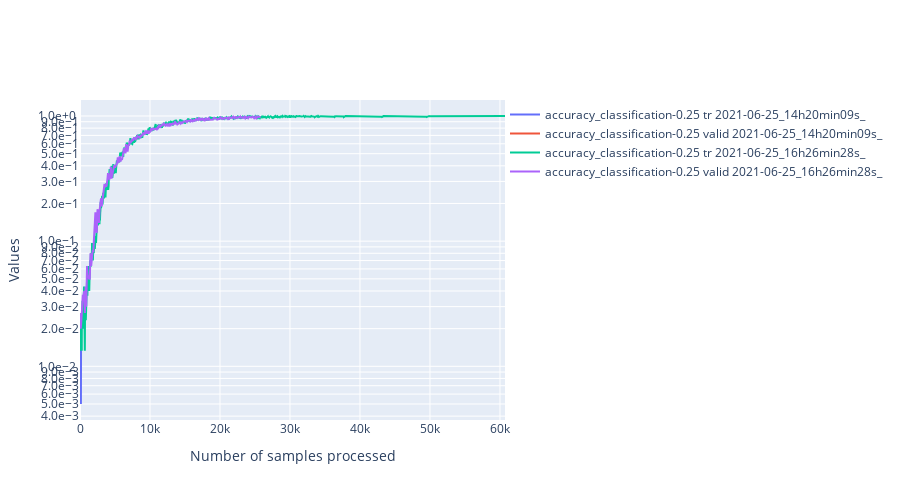

Notebook source saved alongside this figure:
### Code cell
filtered_dataframe = data.df
import ipywidgets as widgets
class PersoToggleButton(widgets.ToggleButton):
    def __init__(self,name=None,*args,**kargs):
        super(PersoToggleButton, self).__init__(*args,**kargs)
        self.name = name

compute_width = lambda value:f"{max(len(str(value)) * 12, 60) + 20}px"
list_vertical_widgets = []
dico_changing_widgets_metadata = {}
list_changing_widgets_metrics = []
list_changing_widgets_tr_valid = []
# Widgets for the metadata ------------------------------------------------------------------
label_metadata_filter = "Metadata"
llocalvertwidgets = []
dico_changing_widgets_reorganized = {"metadata":{},"metrics":{},"mode":{}}
for metadata_name in df.columns:

    if metadata_name == "folder_id":
        continue
    possible_values = df[metadata_name].unique()
    label = widgets.Label(metadata_name)
    dico_changing_widgets_reorganized["metadata"][metadata_name] = {str(value):PersoToggleButton(
        value=True,
        description=str(value),
        disabled=False,
        button_style='', # 'success', 'info', 'warning', 'danger' or ''
        tooltip='',
        icon='check',
        layout = widgets.Layout(width = compute_width(value), margin='0px 0px 0px 0px'),
        name="metadata|"+metadata_name
    ) for value in possible_values}

    possibilities = list(dico_changing_widgets_reorganized["metadata"][metadata_name].values())
    dico_changing_widgets_metadata[metadata_name] = possibilities
    box = widgets.HBox(layout=widgets.Layout(width='100%',display='inline-flex',flex_flow='row wrap'),width='100%')
    box.overflow_x = 'auto'
    box.children = [label]+possibilities
    llocalvertwidgets.append(box)

box = widgets.VBox(width='100%')
box.children = llocalvertwidgets
list_vertical_widgets.append(box)
# Widgets to select metrics ---------------------------------------------------------------
label_metrics_filter = "Metrics"
dico_changing_widgets_reorganized["metrics"] = {str(metric_name):PersoToggleButton(
        value=True,
        description=metric_name,
        disabled=False,
        button_style='', # 'success', 'info', 'warning', 'danger' or ''
        tooltip='',
        icon='check',
        layout = widgets.Layout(width = compute_width(metric_name), margin='0px 0px 0px 0px'),
        name="metrics"
    )
    for metric_name in available_metrics}
possibilities = list(dico_changing_widgets_reorganized["metrics"].values())
list_changing_widgets_metrics = possibilities
box = widgets.HBox(layout=widgets.Layout(width='100%',display='inline-flex',flex_flow='row wrap'),width='100%')
box.overflow_x = 'auto'
box.children = possibilities
list_vertical_widgets.append(box)

# widgets to select tr or valid ----------------------------------------------------------
label_tr_valid_filter = "Mode_of_training"
possibilities = [PersoToggleButton(
        value=True,
        description=mode,
        disabled=False,
        button_style='', # 'success', 'info', 'warning', 'danger' or ''
        tooltip='',
        icon='check',
        layout = widgets.Layout(width = compute_width(mode), margin='0px 0px 0px 0px'),
        name="mode"
    )
    for mode in ["tr","valid"]]
list_changing_widgets_tr_valid = possibilities
box = widgets.HBox(layout=widgets.Layout(width='100%',display='inline-flex',flex_flow='row wrap'),width='100%')
box.overflow_x = 'auto'
box.children = possibilities
list_vertical_widgets.append(box)

titles = ["Metadata", "Metrics","Mode_of_training"]
l = []
for i,[item,title] in enumerate((zip(list_vertical_widgets,titles))):
    accordion = widgets.Accordion(children=[item],titles=(title,))
    accordion.set_title(0,title)
    accordion.selected_index = 0
    if i == 0:
        accordion.selected_index = None
    l.append(accordion)
# widget for moving average
moving_average = widgets.IntText(
    value=100,
    description='mean_window',
    disabled=False
)
# widget to toggle log scale for the y axis
y_log_scale = widgets.ToggleButton(
        value=True,
        description="logy",
        disabled=False,
        button_style='', # 'success', 'info', 'warning', 'danger' or ''
        tooltip='',
        icon='check',
        layout = widgets.Layout(width = compute_width("logy"), margin='0px 0px 0px 0px')
    )

global_box = widgets.VBox(l+[moving_average,y_log_scale])

# Handlers --------------------------------------------------------------------------------------
from IPython.display import display,clear_output
import plotly.graph_objects as go
import main.src.analysis.tools as tls

def filter_metrics(runs):
    global states
    new_dico = {}
    for f,dico in dico_metrics.items():
        if f not in runs:
            continue
        new_dico[f] = {}
        for metric_name,list_values in dico.items():
            if states["metrics"][metric_name] is True:
                new_dico[f][metric_name] = list_values
    return new_dico
def plot(dico_vals,filtered_dataframe):
    global states
    import numpy as np
    list_scatters = []
    import matplotlib.pyplot as plt
    for run,dico_metrics in dico_vals.items():
        line_dataframe = filtered_dataframe[filtered_dataframe["folder_id"] == run]
        batch_size_tr = line_dataframe["tr_batch_size"].values[0]
        batch_size_valid = line_dataframe["valid_batch_size"].values[0]
        for metric_name,metric_values in dico_metrics.items():
            if metric_name == "loss":
                metric_name = "loss_"+filtered_dataframe[filtered_dataframe["folder_id"] == run]["loss"].values[0]
                access_name = "_loss"
            else:
                access_name = "_values"
            global states
            for mode,state in states["mode"].items():
                if state is False:
                    continue
                batch_size = batch_size_tr if mode == "tr" else batch_size_valid
                if "loss" in metric_name:
                    access_name1 = "attr_"+mode+access_name
                else:
                    access_name1 = mode + access_name
                v = metric_values[access_name1]
                window = int(moving_average.value/batch_size)
                new_values = []
                for i in range(len(v)-window):
                    new_values.append(np.mean(v[i:min(i+window,len(v))]))
                v = np.array(new_values)
                x = np.arange(0,v.shape[0]) * batch_size
                x = pd.Series(x)
                v = pd.Series(v)
                graph = go.Scatter(x=x,y=v,mode='lines',name=f"{metric_name} {mode} {run}",
                                   hovertemplate='Sample n°: %{x}'+f'<br>{metric_name} {mode}<br>{run}:'+' %{y}')
                list_scatters.append(graph)
    plt.clf()
    fig = go.Figure(
        data=list_scatters,
        layout=go.Layout(
            title=go.layout.Title(text=""),
            xaxis_title="Number of samples processed",
            yaxis_title="Values",
            legend=dict(
                orientation="h",
                y=1,
                x=1
            ),
            yaxis={'tickformat':'.1e',},
            width=900,
            height = 500
        ),
    )
    if states["others"]["logy"] is True:
        fig.update_yaxes(type="log")
    clear_output()
    display(global_box)
    fig.show()
states = {"others":{"mean_window":moving_average.value,"logy":False},
          "mode":{"tr":False,"valid":False},
          "metrics":{k:False for k in available_metrics},
          "metadata":{k:{
              str(k1):False for k1 in df[k].unique()
          } for k in df.columns}
          }
def handler(v):
    global query
    if v["name"] == "disabled":
        return
    global states
    try:
        name = "others"
        try:
            name = v["owner"].name
        except:
            pass
        name = name.split("|")
        try:
            new_val = not(v["new"]["value"])
        except:
            new_val = not(v["new"])
    except Exception as e:
        return
    if len(name) == 2:
        states[name[0]][name[1]][v["owner"].description] = not(states[name[0]][name[1]][v["owner"].description])
    else:
        states[name[0]][v["owner"].description] = not(states[name[0]][v["owner"].description])
    runs = filtered_dataframe["folder_id"].unique()
    dico_vals = filter_metrics(runs)
    plot(dico_vals,filtered_dataframe)
    try:
        print(dico_vals['2021-06-20_17h39min55s_']["mae"])
    except:
        pass
    print(metric_name)

for name,liste_w in dico_changing_widgets_metadata.items():
    for w in liste_w:
        w.observe(handler)
for w in list_changing_widgets_metrics:
    w.observe(handler)
list_changing_widgets_metrics[-1].value = True
for w in list_changing_widgets_tr_valid:
    w.observe(handler)
for w in [moving_average,y_log_scale]:
    w.observe(handler)
global_box

### Figure 1 — Plotly figure (JSON) as saved in the notebook; plotly's stock layout.template omitted (floating-point values rounded to 4 significant figures; data arrays with more than 128 entries replaced by an {"elided": "..."} marker saying what was removed)
{"data": [{"hovertemplate": "Sample n°: %{x}<br>accuracy_classification-0.25 tr<br>2021-06-25_14h20min09s_: %{y}", "mode": "lines", "name": "accuracy_classification-0.25 tr 2021-06-25_14h20min09s_", "type": "scatter", "x": [0, 10, 20, 30, 40, 50, 60, 70, 80, 90, 100, 110, 120, 130, 140, 150, 160, 170, 180], "y": [0.02, 0.02, 0.02, 0.015, 0.01, 0.005, 0.01, 0.01, 0.01, 0.01, 0.005, 0.005, 0.005, 0.005, 0.01, 0.015, 0.01, 0.015, 0.015]}, {"hovertemplate": "Sample n°: %{x}<br>accuracy_classification-0.25 valid<br>2021-06-25_14h20min09s_: %{y}", "mode": "lines", "name": "accuracy_classification-0.25 valid 2021-06-25_14h20min09s_", "type": "scatter", "x": [0], "y": [0.01]}, {"hovertemplate": "Sample n°: %{x}<br>accuracy_classification-0.25 tr<br>2021-06-25_16h26min28s_: %{y}", "mode": "lines", "name": "accuracy_classification-0.25 tr 2021-06-25_16h26min28s_", "type": "scatter", "x": {"elided": "6073 int values"}, "y": {"elided": "6073 float values"}}, {"hovertemplate": "Sample n°: %{x}<br>accuracy_classification-0.25 valid<br>2021-06-25_16h26min28s_: %{y}", "mode": "lines", "name": "accuracy_classification-0.25 valid 2021-06-25_16h26min28s_", "type": "scatter", "x": {"elided": "259 int values"}, "y": {"elided": "259 float values"}}], "layout": {"height": 500, "legend": {"orientation": "h", "x": 1, "y": 1}, "title": {"text": ""}, "width": 900, "xaxis": {"title": {"text": "Number of samples processed"}}, "yaxis": {"tickformat": ".1e", "title": {"text": "Values"}, "type": "log"}}}
